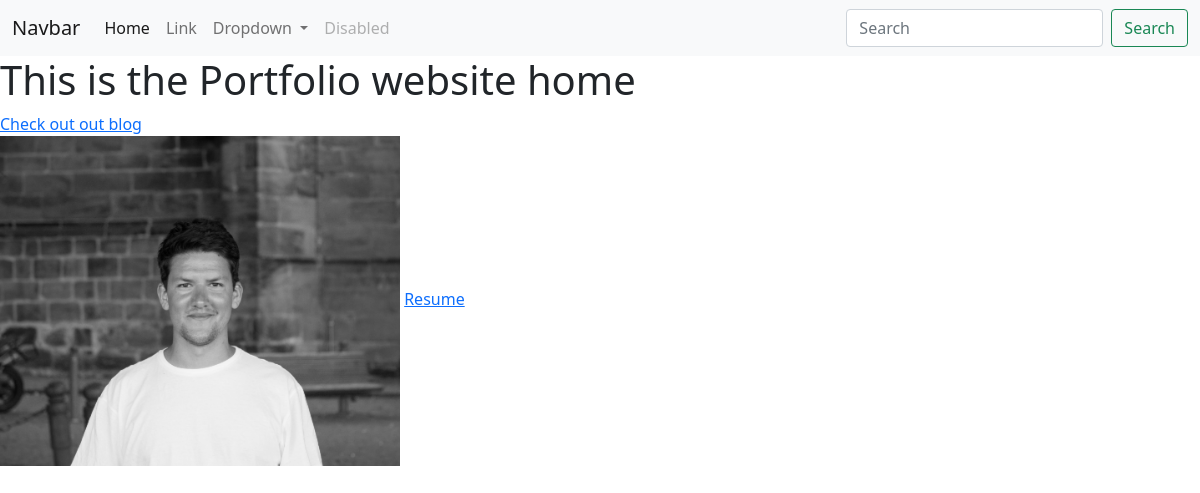
The app's page /, older data.
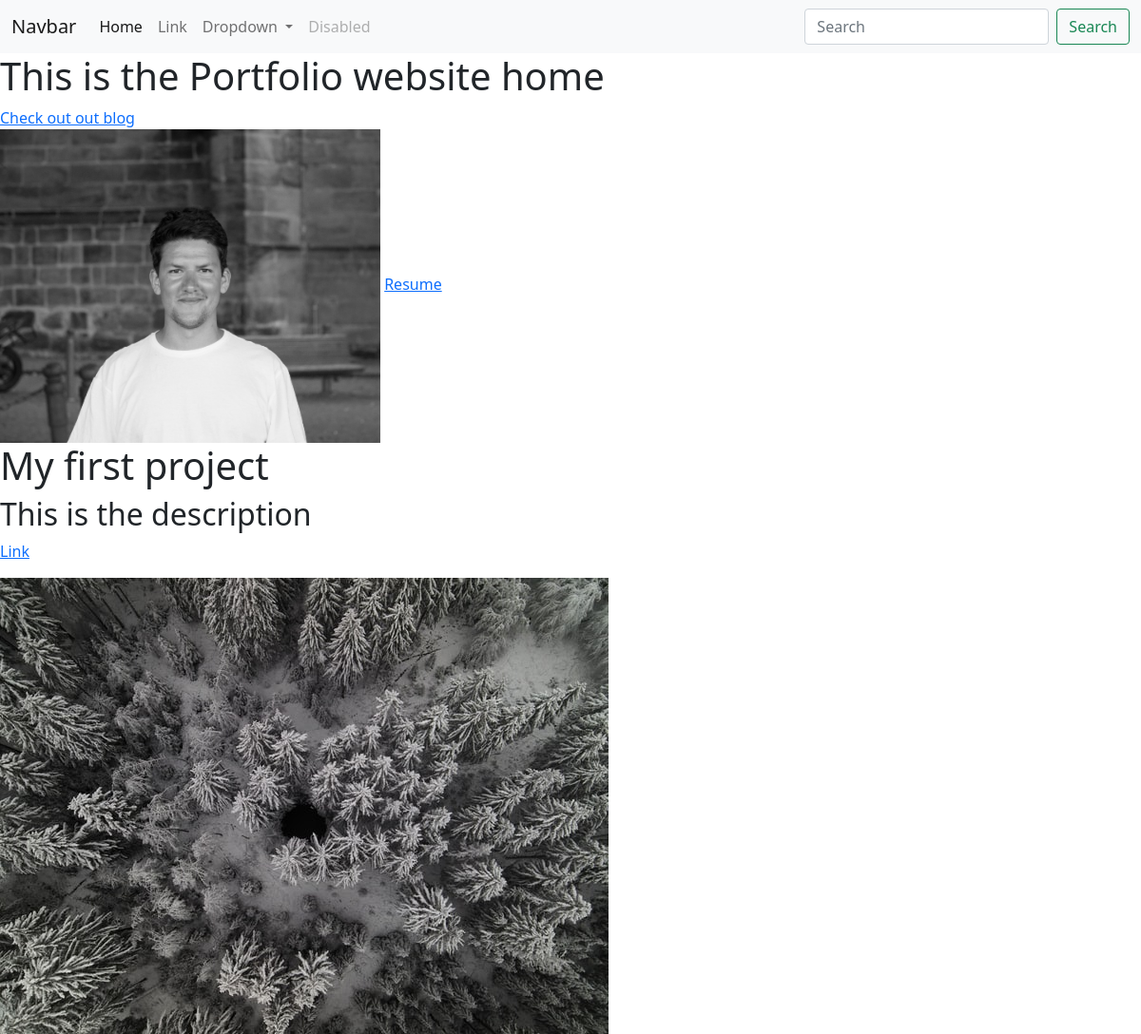
The same page, newer data.
### portfolio/models.py (models this page shows, shortened)
class Project(models.Model):
    title = models.CharField(max_length=100)
    description = models.TextField(max_length=250)
    image = models.ImageField(upload_to='portfolio/images/')
    url = models.URLField(blank=True)

### portfolio/views.py (the view)
# urls.py: 2. Add a URL to urlpatterns:  path('', views.home, name='home')
def home(request):
    projects = Project.objects.all()
    return render(request, 'portfolio/home.html', {'projects': projects})

### portfolio/templates/portfolio/home.html
{% extends 'portfolio/base.html' %}
{% block content %}
    <h1>This is the Portfolio website home</h1>
    {% load static %}
    <a href="{% url 'blog:all_blogs' %}">Check out out blog</a>
    <br>
    <img src="{% static 'portfolio/IMG_2539-1.jpg' %}" alt="" width="400">
    <a href="{% static 'portfolio/resume.pdf' %}">Resume</a>
    {% for project in projects %}
        <h1>{{ project.title }}</h1>
        <h2>{{ project.description }}</h2>
            {% if project.url %}
                <a href="{{ project.url }}">Link</p>
            {% endif %}
        <img src="{{ project.image.url }}" alt="">
    {% endfor %}
{% endblock %}

### portfolio/templates/portfolio/base.html (shortened to what this page needs)
<!doctype html>
<html lang="en">
  <head>
    <link href="https://cdn.jsdelivr.net/npm/bootstrap@5.0.0-beta1/dist/css/bootstrap.min.css" rel="stylesheet">
  </head>
  <body>
    <nav class="navbar navbar-expand-lg navbar-light bg-light">
        <div class="container-fluid">
            <a class="navbar-brand" href="#">Navbar</a>
            <div class="collapse navbar-collapse" id="navbarSupportedContent">
            <ul class="navbar-nav me-auto mb-2 mb-lg-0">
                <li class="nav-item">
                <a class="nav-link active" aria-current="page" href="#">Home</a>
                </li>
                <li class="nav-item">
                <a class="nav-link" href="#">Link</a>
                </li>
                <li class="nav-item dropdown">
                <a class="nav-link dropdown-toggle" href="#" id="navbarDropdown" role="button" data-bs-toggle="dropdown" aria-expanded="false">
                    Dropdown
                </a>
                </li>
                <li class="nav-item">
                <a class="nav-link disabled" href="#" tabindex="-1" aria-disabled="true">Disabled</a>
                </li>
            </ul>
            <form class="d-flex">
                <input class="form-control me-2" type="search" placeholder="Search" aria-label="Search">
                <button class="btn btn-outline-success" type="submit">Search</button>
            </form>
            </div>
        </div>
    </nav>
    {% block content %}
    {% endblock%}
  </body>
</html>

Row changes from the older to the newer data that the page shows:
added Project: title "My first project", description "This is the description", image (picture)
